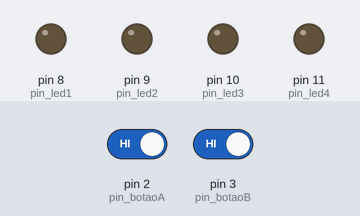
Recording of a sketch running on a simulated Arduino Uno, built with avr-gcc and run on an emulated ATmega328P. Shown: output pins drawn as LEDs (lit = HIGH). The inputs (shaded band) are chosen by the test bench; at power-on: pin 2 (pin_botaoA) HIGH, pin 3 (pin_botaoB) HIGH.

Above: at 1.2 s.
1.3 s: pin 2 (pin_botaoA) driven LOW and pin 3 (pin_botaoB) driven LOW
At 2.3 s:
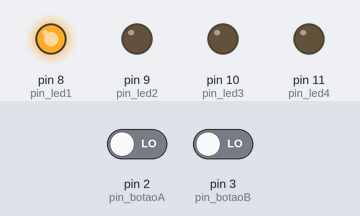
2.8 s: pin 2 (pin_botaoA) driven HIGH
At 3.4 s:
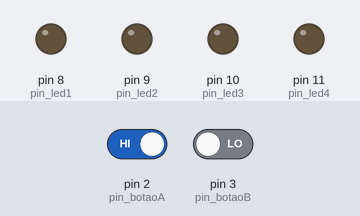
4.3 s: pin 2 (pin_botaoA) driven LOW
At 4.6 s:
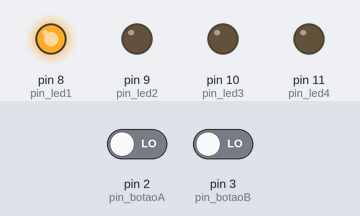
Timing chart, 0 to 7.3 s (numbered marks = the images above; inputs shaded):
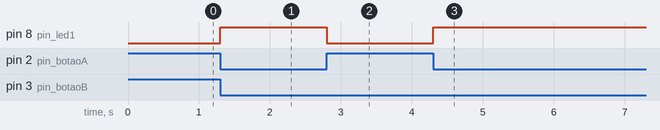

The sketch:

Ex3.agua.ino
```cpp
#define pin_led1 8 //Aqui estamos definindo os leds em seus devidos pinos e os botões.
#define pin_led2 9
#define pin_led3 10
#define pin_led4 11
#define pin_botaoA 2
#define pin_botaoB 3
#define pin_botaoC 4

void setup() {
  pinMode(pin_led1, OUTPUT); //Aqui definimos os botões como entrada(INPUT) e os leds como saída(OUTPUT).
  pinMode(pin_led2, OUTPUT);
  pinMode(pin_led3, OUTPUT);
  pinMode(pin_led4, OUTPUT);
  pinMode(pin_botaoA, INPUT);
  pinMode(pin_botaoB, INPUT);
  pinMode(pin_botaoC, INPUT);
  Serial.begin(9600);
}

void loop() {
  bool botA = digitalRead(pin_botaoA); //As variaveis vão ler os botões A e B
  bool botB = digitalRead(pin_botaoB);

  if ((botA==0) && (botB==0)) {
    digitalWrite(pin_led1, HIGH);
  } else {
    digitalWrite(pin_led1, LOW);
  }


  if ((botA==0) && (botB==1)) {
    digitalWrite(pin_led1, LOW);
  }


  if ((botA==1) && (botB==0)) {
    digitalWrite(pin_led1, LOW);
  }


  if ((botA==1) && (botB==1)) {
    digitalWrite(pin_led1, LOW);
  }


}
```

Measured:
- after the input at 1.3 s, pin 8 (pin_led1): LOW → HIGH at once
- after the input at 2.8 s, pin 8 (pin_led1): HIGH → LOW at once
- after the input at 4.3 s, pin 8 (pin_led1): LOW → HIGH at once
